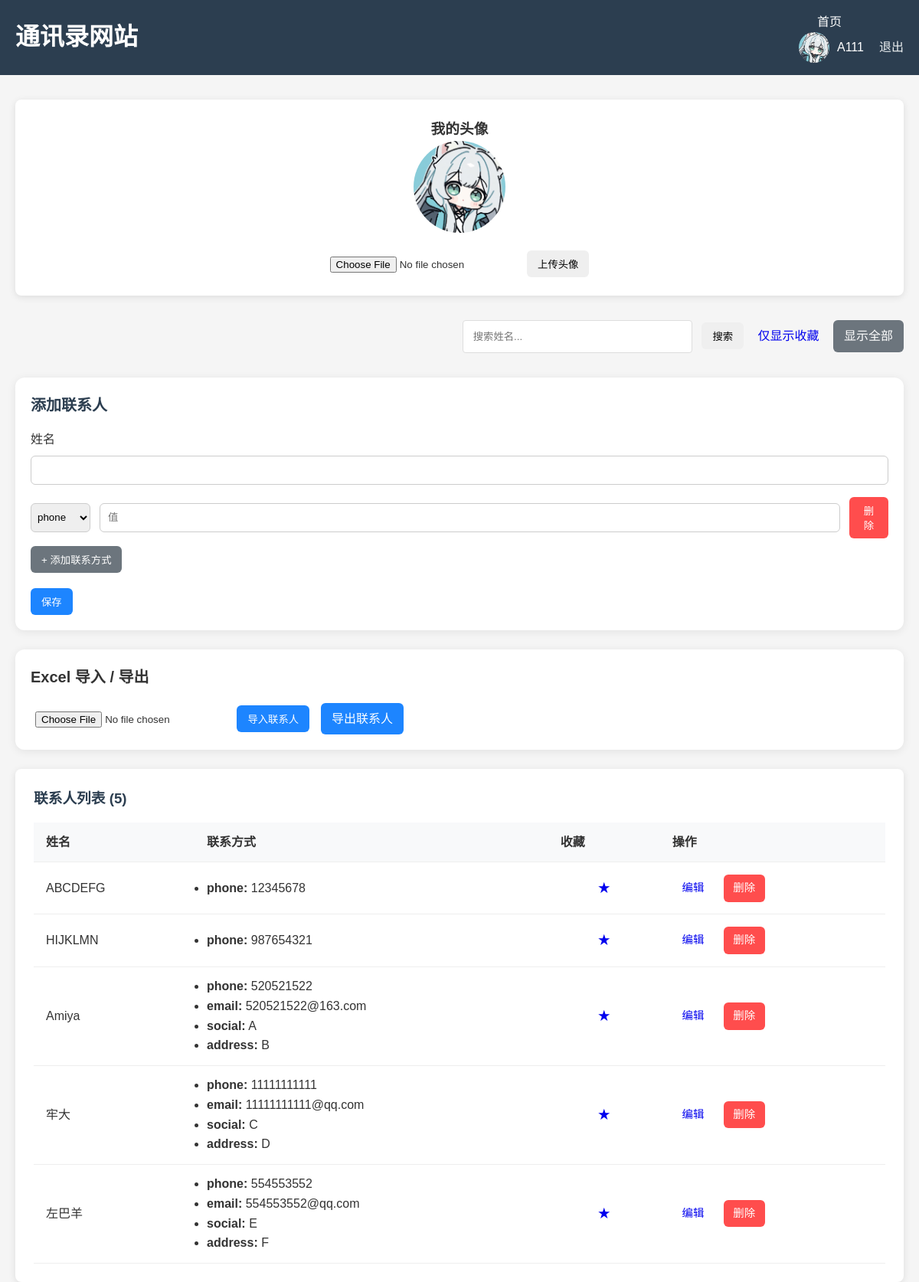
Screenshot of / (signed in) with the database file from the repository.
### app.py (models this page shows)
class User(UserMixin, db.Model):
    id = db.Column(db.Integer, primary_key=True)
    username = db.Column(db.String(50), unique=True, nullable=False)
    email = db.Column(db.String(100), unique=True, nullable=False)
    password_hash = db.Column(db.String(128), nullable=False)
    avatar = db.Column(db.String(200), default='default.png')
    contacts = db.relationship('Contact', backref='owner', lazy=True)

class Contact(db.Model):
    id = db.Column(db.Integer, primary_key=True)
    name = db.Column(db.String(100), nullable=False)
    email = db.Column(db.String(100))
    address = db.Column(db.String(200))
    bookmarked = db.Column(db.Boolean, default=False)  # 新增收藏字段
    user_id = db.Column(db.Integer, db.ForeignKey('user.id'), nullable=False)
    methods = db.relationship('ContactMethod', backref='contact', lazy=True, cascade="all, delete-orphan")

class ContactMethod(db.Model):
    id = db.Column(db.Integer, primary_key=True)
    contact_id = db.Column(db.Integer, db.ForeignKey('contact.id'), nullable=False)
    type = db.Column(db.String(30), nullable=False)  # e.g., phone, email, social, address
    value = db.Column(db.String(200), nullable=False)

### app.py (the view)
@app.route('/')
@login_required
def index():
    search_query = request.args.get('search', '')
    only_bookmarked = request.args.get('bookmarked', '') == '1'
    q = Contact.query.filter_by(user_id=current_user.id)
    if search_query:
        q = q.filter(Contact.name.contains(search_query))
    if only_bookmarked:
        q = q.filter_by(bookmarked=True)
    contacts = q.all()
    form = ContactForm()
    return render_template('index.html', contacts=contacts, form=form, edit_id=None)

### app.py
class ContactForm(FlaskForm):
    name = StringField('姓名', validators=[DataRequired()])
    phone = TelField('电话')  # optional single field for compatibility
    email = EmailField('邮箱')
    address = StringField('地址')
    submit = SubmitField('保存')

### app.py (called while the page is built)
@login_manager.user_loader
def load_user(user_id):
    return User.query.get(int(user_id))

### templates/index.html (shortened to what this page needs)
{% extends "base.html" %}
{% block content %}
<div class="profile">
    <h3>我的头像</h3>
    <img src="{{ url_for('static', filename='uploads/' + (current_user.avatar or 'default.png')) }}"
         alt="头像" class="profile-avatar">
    <form action="{{ url_for('upload_avatar') }}" method="POST" enctype="multipart/form-data">
        <input type="file" name="avatar" accept="image/*">
        <button type="submit" class="btn">上传头像</button>
    </form>
</div>
<div class="search-bar">
    <form method="GET">
        <input type="text" name="search" placeholder="搜索姓名..." value="{{ request.args.get('search', '') }}">
        <button type="submit" class="btn">搜索</button>
        <a href="{{ url_for('index', bookmarked=1) }}" class="btn">仅显示收藏</a>
        <a href="{{ url_for('index') }}" class="btn btn-secondary">显示全部</a>
    </form>
</div>
<div class="contact-form card">
    <h3 class="section-title">{% if edit_id %}编辑联系人{% else %}添加联系人{% endif %}</h3>
    <form method="POST" action="{{ url_for('edit_contact', contact_id=edit_id) if edit_id else url_for('add_contact') }}">
        <div class="form-group">
            <label>姓名</label>
            <input name="name" class="input-text" value="{{ edit_contact.name if edit_contact else '' }}" required>
        </div>
        <div id="methods-container">
            {% if edit_contact %}
                {% for m in edit_contact.methods %}
                <div class="method-row">
                    <select name="method_type[]" class="method-select">
                        <option value="phone" {% if m.type=='phone' %}selected{% endif %}>phone</option>
                        <option value="email" {% if m.type=='email' %}selected{% endif %}>email</option>
                        <option value="social" {% if m.type=='social' %}selected{% endif %}>social</option>
                        <option value="address" {% if m.type=='address' %}selected{% endif %}>address</option>
                    </select>
                    <input type="text" name="method_value[]" class="input-text" value="{{ m.value }}">
                    <button type="button" class="btn btn-danger remove-method">删除</button>
                </div>
                {% endfor %}
            {% else %}
                <div class="method-row">
                    <select name="method_type[]" class="method-select">
                        <option value="phone">phone</option>
                    </select>
                    <input type="text" name="method_value[]" class="input-text" placeholder="值">
                    <button type="button" class="btn btn-danger remove-method">删除</button>
                </div>
            {% endif %}
        </div>
        <button type="button" id="add-method" class="btn btn-secondary" style="margin-top:10px;">+ 添加联系方式</button>
        <div style="margin-top: 20px;">
            <button type="submit" class="btn btn-primary">保存</button>
        </div>
    </form>
</div>
<div class="excel-section card">
    <h3 class="section-title">Excel 导入 / 导出</h3>
    <div class="excel-controls">
        <form action="{{ url_for('import_contacts') }}" method="post" enctype="multipart/form-data">
            <input type="file" name="file" class="file-input" accept=".xlsx,.xls" required>
            <button type="submit" class="btn btn-primary">导入联系人</button>
        </form>
        <a href="{{ url_for('export_contacts') }}" class="btn btn-primary">导出联系人</a>
    </div>
</div>
<div class="contact-list">
    <h3>联系人列表 ({{ contacts|length }})</h3>
    {% if contacts %}
        <table>
            <thead>
                <tr>
                    <th>姓名</th>
                    <th>联系方式</th>
                    <th>收藏</th>
                    <th>操作</th>
                </tr>
            </thead>
            <tbody>
                {% for contact in contacts %}
                <tr>
                    <td>{{ contact.name }}</td>
                    <td>
                        <ul>
                        {% for m in contact.methods %}
                            <li><strong>{{ m.type }}:</strong> {{ m.value }}</li>
                        {% endfor %}
                        </ul>
                    </td>
                    <td style="text-align:center;">
                        {% if contact.bookmarked %}
                            <a href="{{ url_for('toggle_bookmark', contact_id=contact.id) }}" class="btn" title="取消收藏">★</a>
                        {% else %}
                            <a href="{{ url_for('toggle_bookmark', contact_id=contact.id) }}" class="btn" title="收藏">☆</a>
                        {% endif %}
                    </td>
                    <td class="actions">
                        <a href="{{ url_for('edit_contact', contact_id=contact.id) }}" class="btn btn-sm">编辑</a>
                        <a href="{{ url_for('delete_contact', contact_id=contact.id) }}" class="btn btn-sm btn-danger" onclick="return confirm('确定要删除吗？')">删除</a>
                    </td>
                </tr>
                {% endfor %}
            </tbody>
        </table>
    {% else %}
        <p class="empty-message">暂无联系人，添加一个吧！</p>
    {% endif %}
</div>
{% endblock %}

### templates/base.html (shortened to what this page needs)
<!DOCTYPE html>
<html lang="zh-CN">
<head>
    <link rel="stylesheet" href="{{ url_for('static', filename='style.css') }}">
</head>
<body>
    <header>
        <div class="container">
            <h1>通讯录网站</h1>
            <nav>
                {% if current_user.is_authenticated %}
                    <a href="{{ url_for('index') }}">首页</a>
                    <div class="user-info">
                        <img src="{{ url_for('static', filename='uploads/' + (current_user.avatar or 'default.png')) }}" alt="头像" class="avatar">
                        <span>{{ current_user.username }}</span>
                        <a href="{{ url_for('logout') }}" class="logout-link">退出</a>
                    </div>
                {% else %}
                    <a href="{{ url_for('login') }}">登录</a>
                    <a href="{{ url_for('register') }}">注册</a>
                {% endif %}
            </nav>
        </div>
    </header>
    <main class="container">
        {% block content %}{% endblock %}
    </main>
</body>
</html>

### static/style.css (style rules this page uses)
* { margin: 0; padding: 0; box-sizing: border-box; font-family: 'Arial', sans-serif; }
body { background-color: #f5f5f5; color: #333; line-height: 1.6; }
.container { max-width: 1200px; margin: 0 auto; padding: 0 20px; }
header { background-color: #2c3e50; color: white; padding: 1rem 0; margin-bottom: 2rem; }
header .container { display: flex; justify-content: space-between; align-items: center; }
nav a { color: white; text-decoration: none; margin-left: 1.5rem; font-weight: 500; }
.form-group { margin-bottom: 1rem; }
label { display: block; margin-bottom: 0.5rem; font-weight: 500; }
.btn { padding: 8px 14px; border-radius: 6px; border: none; cursor: pointer; display: inline-block; text-decoration: none; }
.btn-primary { background: #1d85ff; color: white; }
.btn-secondary { background: #6c757d; color: white; }
.btn-danger { background: #ff4d4d; color: white; }
.btn-sm { padding: 0.4rem 0.8rem; font-size: 0.9rem; }
.search-bar { margin-bottom: 2rem; text-align: right; }
.search-bar input { padding: 0.8rem; width: 300px; border: 1px solid #ddd; border-radius: 4px; margin-right: 0.5rem; }
.contact-form { background: white; padding: 1.5rem; border-radius: 8px; box-shadow: 0 2px 10px rgba(0,0,0,0.1); margin-bottom: 2rem; }
.contact-form h3 { margin-bottom: 1rem; color: #2c3e50; }
.contact-list { background: white; padding: 1.5rem; border-radius: 8px; box-shadow: 0 2px 10px rgba(0,0,0,0.1); }
.contact-list h3 { margin-bottom: 1rem; color: #2c3e50; }
table { width: 100%; border-collapse: collapse; border-spacing: 0; margin-top: 10px; }
th, td { padding: 0.8rem 1rem; text-align: left; border-bottom: 1px solid #eee; vertical-align: middle; }
th { background-color: #f8f9fa; font-weight: 600; }
.actions { white-space: nowrap; vertical-align: middle; }
.actions .btn { margin-right: 8px; }
.actions .btn:last-child { margin-right: 0; }
.profile { background: white; padding: 1.5rem; border-radius: 8px; box-shadow: 0 2px 10px rgba(0,0,0,0.1); margin-bottom: 2rem; text-align: center; }
.profile-avatar { width: 120px; height: 120px; border-radius: 50%; object-fit: cover; margin-bottom: 1rem; }
.card { background: #ffffff; padding: 20px; border-radius: 12px; box-shadow: 0 2px 12px rgba(0,0,0,0.08); margin-bottom: 25px; }
.section-title { font-size: 20px; font-weight: bold; margin-bottom: 18px; }
.input-text { width: 100%; height: 38px; padding: 6px 10px; border-radius: 6px; border: 1px solid #ccc; }
.method-row { display: flex; gap: 12px; margin-top: 12px; align-items: center; }
.method-select { height: 38px; padding: 4px; border-radius: 6px; border: 1px solid #ccc; }
.file-input { padding: 6px; }
.excel-controls { display: flex; gap: 15px; align-items: center; }

### templates/base.html (style rules this page uses)
.user-info { display: flex; align-items: center; gap: 10px; }
.avatar { width: 40px; height: 40px; border-radius: 50%; object-fit: cover; }
.logout-link { margin-left: 10px; color: #ecf0f1; text-decoration: none; }

### rows the page displays
User: avatar (placeholder picture), username "A111"
Contact: name "ABCDEFG"
ContactMethod: type "phone", value "12345678"
Contact: name "HIJKLMN"
ContactMethod: type "phone", value "987654321"
Contact: name "Amiya"
ContactMethod: type "phone", value "520521522"
ContactMethod: type "email", value "520521522@163.com"
ContactMethod: type "social", value "A"
ContactMethod: type "address", value "B"
Contact: name "牢大"
ContactMethod: type "phone", value "11111111111"
ContactMethod: type "email", value "11111111111@qq.com"
ContactMethod: type "social", value "C"
ContactMethod: type "address", value "D"
Contact: name "左巴羊"
ContactMethod: type "phone", value "554553552"
ContactMethod: type "email", value "554553552@qq.com"
ContactMethod: type "social", value "E"
ContactMethod: type "address", value "F"

### other values shown
{{ contacts|length }} "5"
